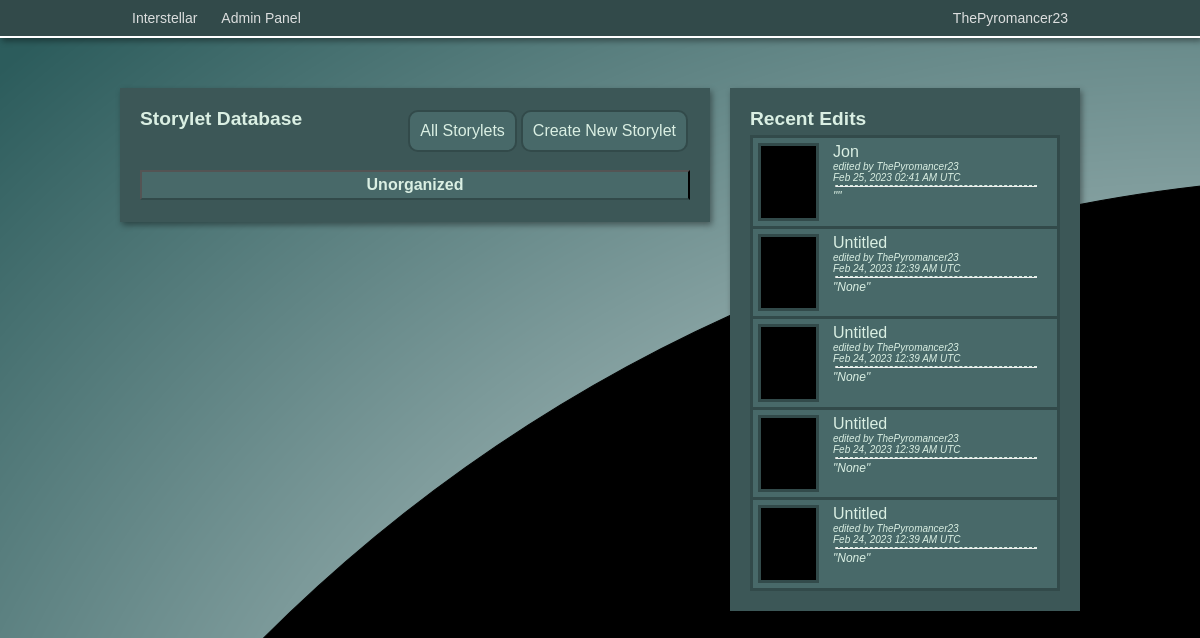
Page /admin/storylets?tab=user (signed in) on the committed database.
### app/models.py (models this page shows, shortened)
class User(UserMixin, db.Model):
    id = db.Column(db.Integer, primary_key=True)
    username = db.Column(db.String(64), index=True, unique=True)
    email = db.Column(db.String(120), index=True, unique=True)
    password_hash = db.Column(db.String(128))
    privilege_level = db.Column(db.Integer, default=1)
    last_online = db.Column(db.DateTime, default=datetime.utcnow)
    created_storylets = db.relationship('Storylet', backref='author', lazy='dynamic')
    current_hand = db.relationship('Hand', backref='user', lazy='dynamic')

class Storylet(db.Model):
    id = db.Column(db.Integer, primary_key=True)
    title = db.Column(db.String)
    image = db.Column(db.String)
    description = db.Column(db.Text)
    branches = db.relationship('Branch', backref='parent_storylet', lazy='dynamic')
    deck = db.Column(db.String)
    area = db.Column(db.String)
    urgency = db.Column(db.String)
    order = db.Column(db.Integer)
    notes = db.Column(db.Text)
    escapable = db.Column(db.Boolean)
    tag = db.Column(db.String)
    user_id = db.Column(db.Integer, db.ForeignKey('user.id'))
    last_edit = db.Column(db.DateTime, default=datetime.utcnow())
    last_editor = db.Column(db.String)
    in_hand = db.relationship('Hand', backref='storylet', lazy='dynamic')

### app/admin/routes.py (the view)
@bp.route('/storylets')
@login_required
def storylets():
    if current_user.privilege_level > 1:
        tab = request.args.get('tab', 'all', type=str)
        tags = []
        if tab == 'all':
            tag_list = db.session.query(Storylet.tag.distinct().label("tag")).all()
            for tag in tag_list:
                tag = str(tag).replace('(', '').replace(')', '').replace(',', '').replace("'", "")
                if tag == 'None':
                    tags.append(Tag(None, 0))
                else:
                    tags.append(Tag(tag, 0))
        elif tab == 'user':
            tag_list = db.session.query(Storylet.tag.distinct().label("tag")).filter(Storylet.user_id == current_user.id).all()
            for tag in tag_list:
                tag = str(tag).replace('(', '').replace(')', '').replace(',', '').replace("'", "")
                if tag == 'None':
                    tags.append(Tag(None, current_user.id))
                else:
                    tags.append(Tag(tag, current_user.id))
        tags.sort()
        recents = db.session.query(Storylet).order_by(Storylet.last_edit.desc()).limit(5).all()
        return render_template('storylets.html', recents=recents, tags=tags, tab=tab)
    else:
        return redirect(url_for('index'))

### app/models.py (called while the page is built)
@login.user_loader
def load_user(id):
    return User.query.get(int(id))

### app/routes.py (called while the page is built)
@app.before_request
def before_request():
    if current_user.is_authenticated:
        current_user.last_online = datetime.utcnow()
        db.session.commit()

### app/admin/templates/storylets.html (shortened to what this page needs)
<!DOCTYPE html>
<html>
<head>
    <link rel="stylesheet" href="{{ url_for('admin.static', filename='css/admin.css') }}">
</head>
<body>
{% include 'navbar.html' %}
<div class="pageblock"></div>
<div style="width: 960px; margin: auto;">
    <div style="width: 550px;" class=" storylet-column game boxshadow">
        <a href="{{ url_for('admin.edit_storylet') }}" class="adm-btn-link"><div class="adm-btn">Create New Storylet</div></a>
        {% if tab == 'all' %}
        <a href="{{ url_for('admin.storylets', tab='user') }}" class="adm-btn-link"><div class="adm-btn">My Storylets</div></a>
        {% else %}
        <a href="{{ url_for('admin.storylets') }}" class="adm-btn-link"><div class="adm-btn">All Storylets</div></a>
        {% endif %}
        <h2 style="margin-bottom: 40px;">Storylet Database</h2>
        <div id="all-storylets-panel">
            {% for tag in tags %}
            <button class="no-brdr storylet-tag"><h2>{{tag.name}}</h2></button>
            {% endfor %}
        </div>
    </div>
    <div style="margin-left: 20px; width: 310px;" class="storylet-column game boxshadow">
        <h2 style="margin-bottom: 8px">Recent Edits</h2>
        {% for storylet in recents %}
        <div id="recent-storylet-panel">
            <a class= "storylet" href="{{ url_for('admin.edit_storylet', id=storylet.id) }}">
            <div class="recent-left">
                <div class="recent-image-cont">
                    <center><img style="width: 55px;" class="digitaleffect" src="{{ url_for('static', filename='images/' + storylet.image) }}" width="80px"></center>
                </div>
            </div>
            <div class="recent-right">
                <p class="recent-text"><bold>{{ storylet.title }}</bold></p>
                <p class="recent-text" style="font-size: 10px;"><em>edited by {{ storylet.author.username }}</em></p>
                <p class="recent-text" style="font-size: 10px;"><em>{{ storylet.last_edit.strftime("%b %d, %Y %I:%M %p UTC") }}</em></p>
                <hr class="recent-divider recent-text">
                <p class="recent-text" style="font-size: 12px;"><em>"{{ storylet.description }}"</em></p>
            </div>
            </a>
        </div>
        {% endfor %}
    </div>
</div>
</body>
</html>

### app/templates/navbar.html (shortened to what this page needs)
<div class="navbar boxshadow">
    <div class="navbar-inner">
        <a class="nav-link" href="{{ url_for('index') }}">Interstellar</a>
        {% if current_user.is_authenticated %}
            <div class="dropdown-container">
                <div class="ddbtn nav-link">{{current_user.username}}</div>
                </div>
            </div>
            {% if current_user.privilege_level > 1 %}
            <div style="float: left;" class="dropdown-container">
                <a href="{{ url_for('admin.admin') }}"><div class="ddbtn nav-link">Admin Panel</div></a>
                </div>
            </div>
            {% endif %}
        {% endif %}

### app/admin/static/css/admin.css (style rules this page uses)
.navbar { width: 100%; overflow: hidden; border-bottom: solid white 2px; background: #324A4A; }
.navbar-inner { margin: auto; width: 960px; }
.nav-link { float: left; color: #f2f2f2e1; text-align: center; text-decoration: none; padding: 10px 12px; font-size: 14px; }
.dropdown-container { float: right; overflow: hidden; }
.pageblock { height: 50px; width: 100%; }
* { margin: 0; }
.game { background-color: #3C5757; }
body { font-family: arial; background: black url("images/background.png") no-repeat; color: rgb(218, 239, 227); }
.boxshadow { box-shadow: 2px 3px 6px rgba(0, 0, 0, 0.4); }
.digitaleffect { background: #CFE5E8 url("images/digitaleffect.gif") repeat scroll 0% 0%; }
h2 { font-size: 1.2em; font-weight:bold; }
.adm-btn-link { background-color: #486969; border-radius: 10px; text-decoration: none; padding: 10px; margin: 2px; color:rgb(218, 239, 227); float: right; border-style: solid; border-width: 2px; border-color:#324A4A }
.storylet-column { padding: 20px; float: left; }
.storylet-tag { background-color:#486969; border-bottom: #324A4A solid 2px; cursor: pointer; padding: 4px; margin-bottom: 2px; width: 100%; color: rgb(218, 239, 227); transition: 0.4s; }
.storylet { border-color:#324A4A; background-color:#486969; border-style: solid; width: auto; display: grid; grid-template-columns: 80px 245px; grid-template-rows: auto auto; margin-top: -3px; text-decoration: none; color: rgb(218, 239, 227); }
.recent-left { padding: 5px; }
.recent-right { padding: 5px; padding-left: 0px; }
.recent-image-cont { background:#CFE5E8; border:#324A4A; border-style: solid; border-width: 3px; width: 55px; height: 71.5px; }
.recent-text { width: 200px; overflow: hidden; white-space: nowrap; text-overflow: ellipsis; }
.recent-divider { border-top-width: 1px; border-top-color:rgb(218, 239, 227); border-top-style: dashed; margin: 2px; }

### rows in the picture
User: username "ThePyromancer23"
Storylet: image (picture), title "Jon", author.username "ThePyromancer23", last_edit "Feb 25, 2023 02:41 AM UTC"
Storylet: image (picture), title "Untitled", author.username "ThePyromancer23", last_edit "Feb 24, 2023 12:39 AM UTC", description "None"
Storylet: image (picture), title "Untitled", author.username "ThePyromancer23", last_edit "Feb 24, 2023 12:39 AM UTC", description "None"
Storylet: image (picture), title "Untitled", author.username "ThePyromancer23", last_edit "Feb 24, 2023 12:39 AM UTC", description "None"
Storylet: image (picture), title "Untitled", author.username "ThePyromancer23", last_edit "Feb 24, 2023 12:39 AM UTC", description "None"

### other values in the picture
{{ tag.name }} "Unorganized"
